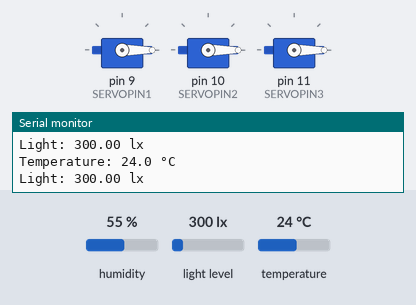
Bench run of a sketch on a simulated Arduino Uno, built with avr-gcc and run on an emulated ATmega328P. Shown: 3 × servo, the last lines printed to the serial monitor. The test bench sets the inputs (shaded band); at power-on: light level 300 lx, humidity 55 %, temperature 24 °C.

Above: at 2.8 s.
2.9 s: light level set to 106 lx
9.1 s: light level set to 92 lx
At 9.8 s:
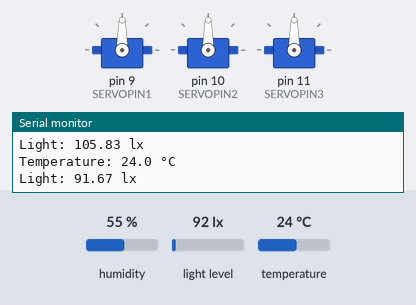
10.6 s: light level set to 500 lx
At 12.3 s:
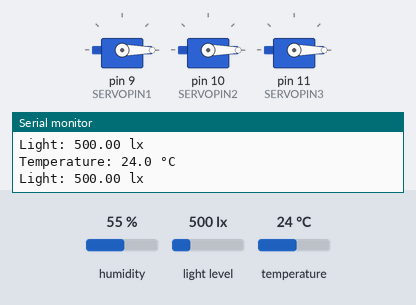
12.6 s: light level set to 40 lx
At 13.6 s:
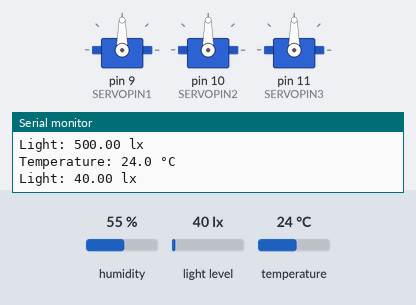
Timing chart, 0 to 15.6 s (numbered marks = the images above; inputs shaded):
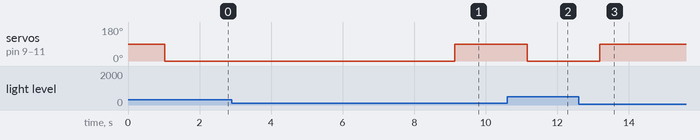

Measured:
- the behaviour switches between 101 and 100 lx on light level (found by bisection; images 0 and 1)
- after the input at 9.1 s, servo on pin 9 (SERVOPIN1), servo on pin 10 (SERVOPIN2), servo on pin 11 (SERVOPIN3): 0° → 90° at once
- after the input at 10.6 s, servo on pin 9 (SERVOPIN1), servo on pin 10 (SERVOPIN2), servo on pin 11 (SERVOPIN3): 90° → 0° after 0.56 s
- after the input at 12.6 s, servo on pin 9 (SERVOPIN1), servo on pin 10 (SERVOPIN2), servo on pin 11 (SERVOPIN3): 0° → 90° after 0.59 s

The sketch:

adaptive_envelope_arduino.ino
```cpp
#include <DHT.h> // DHT sensor library for temperature and humidity
#include <Servo.h> // Servo motor library for controlling louvers
#include <Wire.h> // I2C communication library
#include <BH1750.h> // BH1750 light sensor library for measuring light intensity

#define DHTPIN1 2 // Pin for DHT11 sensor
#define DHTTYPE DHT11 // Type of DHT sensor used
#define SERVOPIN1 9 // Pin for the first servo motor
#define SERVOPIN2 10 // Pin for the second servo motor
#define SERVOPIN3 11 // Pin for the third servo motor

DHT dht1(DHTPIN1, DHTTYPE); // Initialize DHT sensor
Servo myservo1, myservo2, myservo3; // Initialize servo motors
BH1750 lightMeter; // Initialize light sensor

void setup() {
  Serial.begin(9600); // Start serial communication
  Wire.begin(); // Start I2C communication
  myservo1.attach(SERVOPIN1); // Attach servos to their pins
  myservo2.attach(SERVOPIN2);
  myservo3.attach(SERVOPIN3);
  dht1.begin(); // Start DHT sensor
  lightMeter.begin(); // Start light sensor
  Serial.println(F("Adaptive Facade System Initialization"));
}

void loop() {
  delay(1000); // Measurement interval of 1 second

  float temp1 = dht1.readTemperature(); // Measure temperature
  float lux = lightMeter.readLightLevel(); // Measure light intensity

  if (isnan(temp1)) {
    Serial.println("Error reading temperature"); // Handle failed temperature reading
  } else {
    Serial.print("Temperature: ");
    Serial.print(temp1, 1);
    Serial.println(" °C");
    Serial.print("Light: ");
    Serial.print(lux);
    Serial.println(" lx");

    int servoPosition; // Determine louver position
    // Close louvers if temperature is above 25°C
    if (temp1 > 25) {
      servoPosition = 90;
    // Open louvers if temperature is 25°C or below and light intensity is within optimal range
    } else if (temp1 <= 25 && lux >= 100 && lux <= 3000) {
      servoPosition = 0;
    } else {
      servoPosition = 90; // Default to closed louvers
    }

    // Apply the determined position to all servo motors controlling the louvers
    myservo1.write(servoPosition);
    myservo2.write(servoPosition);
    myservo3.write(servoPosition);
  }
}
```
